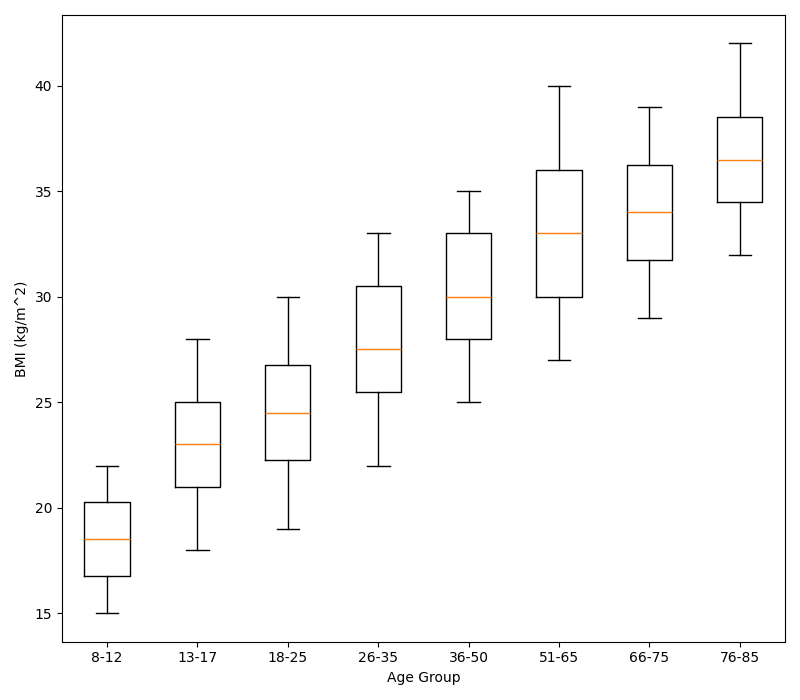

Python code for this plot:
import matplotlib.pyplot as plt

# Define the age groups
age_groups = ['8-12', '13-17', '18-25', '26-35', '36-50', '51-65', '66-75', '76-85']

# Construct the BMI data for each age group
bmi_data = [
    [15, 16, 17, 18, 19, 20, 21, 22],          # Age 8-12
    [18, 20, 21, 22, 23, 24, 25, 27, 28],      # Age 13-17
    [19, 20, 22, 23, 24, 25, 26, 27, 29, 30],  # Age 18-25
    [22, 24, 26, 27, 28, 30, 32, 33],          # Age 26-35
    [25, 27, 29, 30, 32, 34, 35],              # Age 36-50
    [27, 28, 30, 32, 33, 34, 36, 38, 40],      # Age 51-65
    [29, 31, 32, 33, 35, 36, 37, 39],          # Age 66-75
    [32, 33, 35, 36, 37, 38, 40, 42]           # Age 76-85
]

# Create a Matplotlib figure
fig, ax = plt.subplots(nrows=1, ncols=1, figsize=(8, 7))

# Create vertical box plot
ax.boxplot(bmi_data, vert=True, labels=age_groups)

ax.set_xlabel("Age Group")
ax.set_ylabel("BMI (kg/m^2)")

# Adjust layout
plt.tight_layout()

# Show the plot
plt.show()
